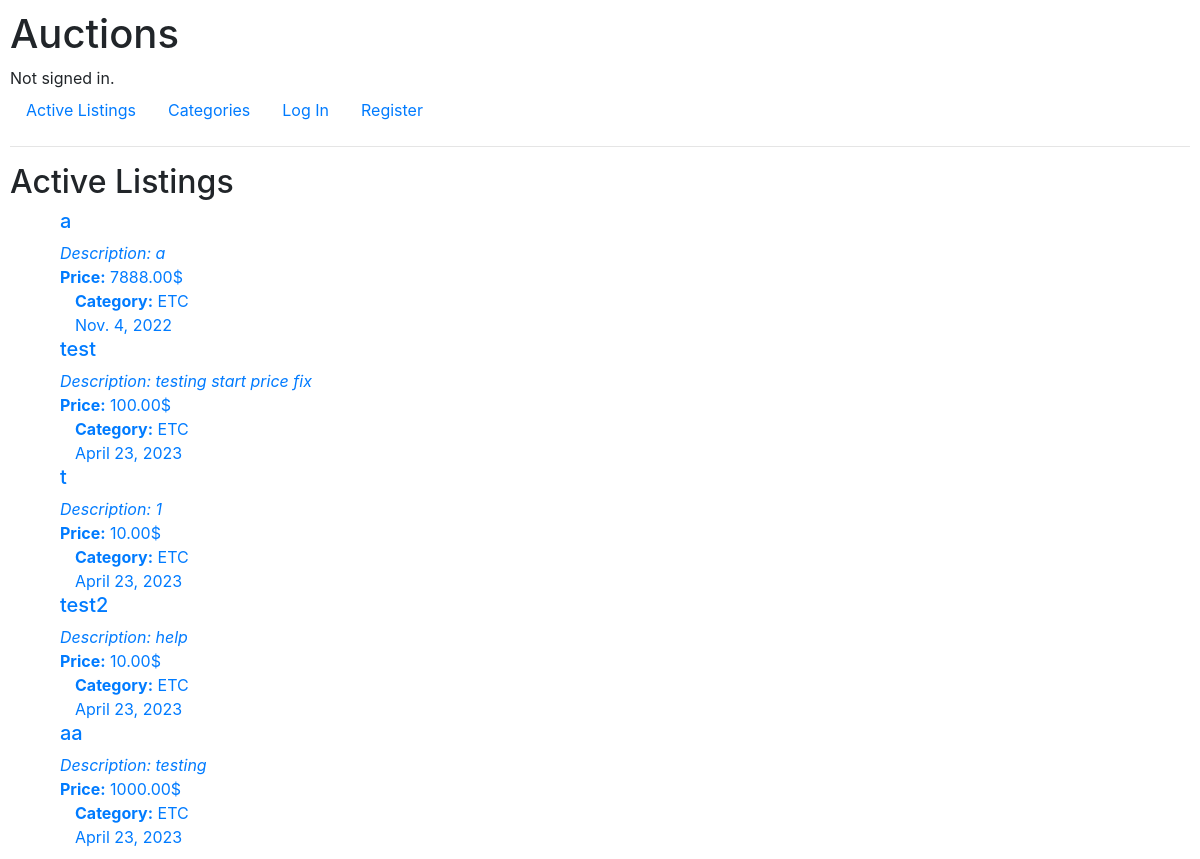
Before: / with the older database file.
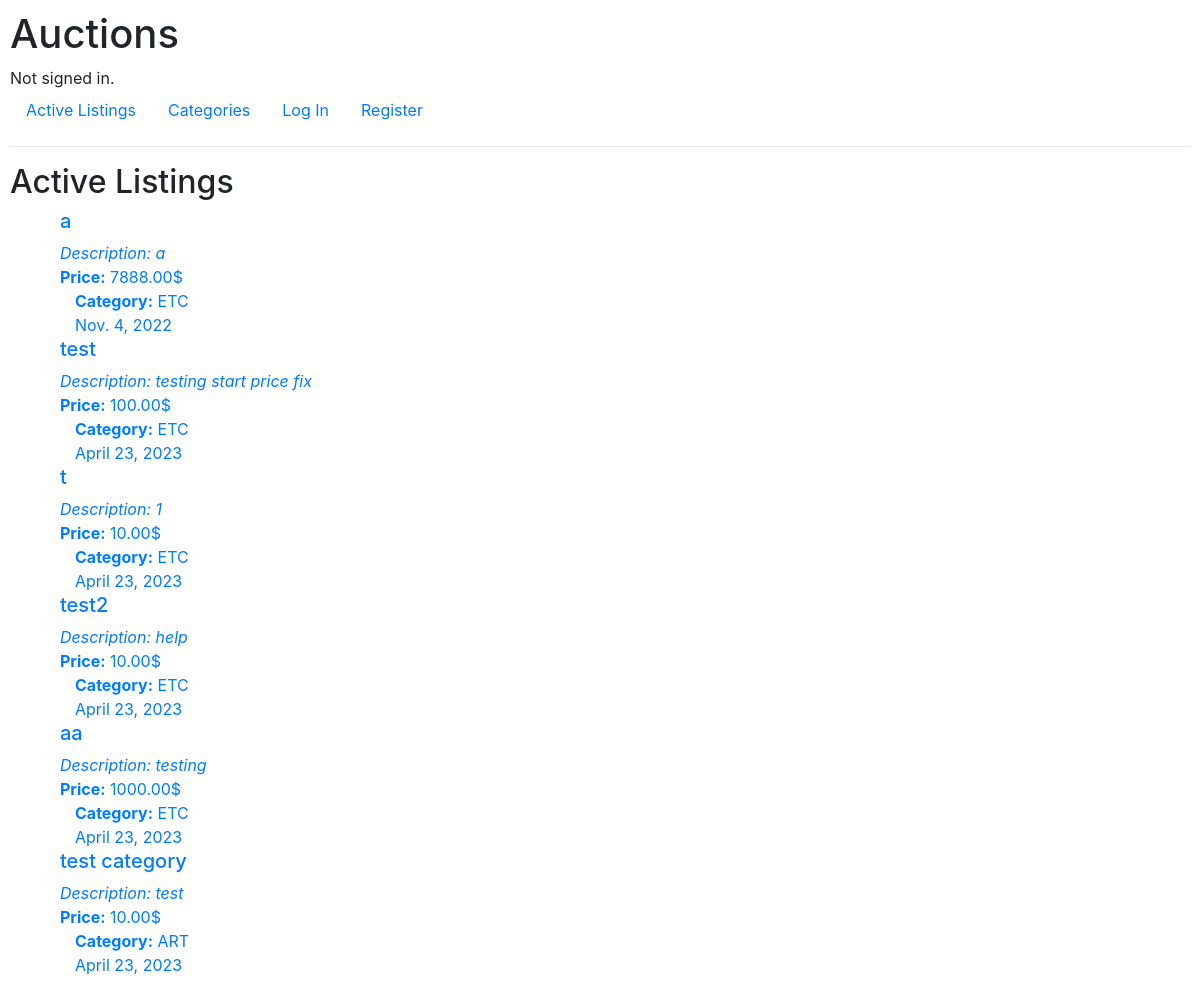
After: the same page with the newer database file.
### auctions/models.py (models this page shows)
class Listing(models.Model):
    user = models.ForeignKey(User, on_delete=models.CASCADE)
    item_title = models.CharField(max_length=250)
    category = models.CharField(max_length=3, default=("ETC", "Everything Else"))
    image_link = models.CharField(max_length=250, null=True, blank=True)
    description = models.CharField(max_length=250, null=True, blank=True)
    start_price = models.DecimalField(
        decimal_places=2,
        max_digits=19,
        default=0.1,
    )
    start_date = models.DateField(auto_now_add=True, blank=True)
    close_date = models.DateTimeField(null=True, blank=True)

class Bid(models.Model):
    user = models.ForeignKey(User, on_delete=models.CASCADE)
    listing = models.ForeignKey(Listing, on_delete=models.CASCADE)
    bid_value = models.DecimalField(decimal_places=2, max_digits=19)
    bid_date = models.DateField(auto_now_add=True)

### auctions/views.py (the view)
# urls.py: path("", views.index, name="index"),
def index(request):
    listings = Listing.objects.filter(close_date=None).order_by("start_date")
    current_prices = []
    for listing in listings:
        highest_bid = Bid.objects.filter(listing=listing).order_by("-bid_value").first()
        if highest_bid is not None:
            current_price = getattr(highest_bid, "bid_value")
        else:
            current_price = getattr(listing, "start_price")
        current_prices.append(current_price)
    return render(
        request, "auctions/index.html", {"listings": zip(listings, current_prices)}
    )

### auctions/templates/auctions/index.html (shortened to what this page needs)
{% extends "auctions/layout.html" %}
{% block body %}
    <h2>Active Listings</h2>
    {% for listing, current_price in listings %}
        {% if listing.close_date is None %}
            <div class="container">
                <a href="{% url 'listing_page' item_id=listing.id %}">
                    <div class="container">
                        <h5> {{ listing.item_title }}</h5>
                        <div>
                            <i>Description:</i> <i>{{listing.description}}</i>
                        </div>
                        <div>
                            <strong>Price:</strong> {{current_price}}$
                        </div>
                        <div class="container">
                            <strong>Category:</strong> {{listing.category}}
                        </div>
                        <div class="container">
                            {{listing.start_date}}
                        </div>
                    </div>
                </a>
            </div>
        {% endif %}
    {% endfor %}
{% endblock %}

Changed rows visible on the page:
added Listing: item_title "test category", description "test", start_price "10.00", category "ART", start_date "April 23, 2023"
